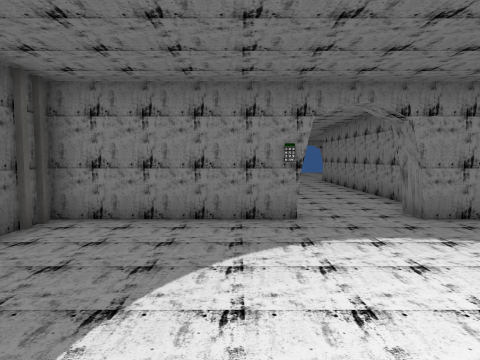
View 1 (above)

14 first-person views from a walk through a 3-D level made in the Unity game engine. The camera is 1.2 m above the floor, tilts 4° down and sees 75° across. Doors are open. The floor is counted in squares, 1 m on a side. Each view is taken from the middle of a square. On the plan, view 1 faces up. The plan holds only what a view shows up to about 13 squares ahead; the rest is blank. The place goes on beyond the plan. Some surface patterns are stand-ins.

View 2
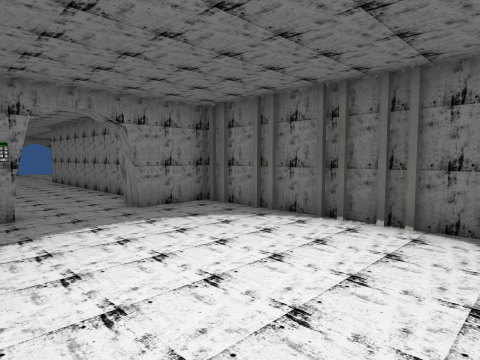

View 3
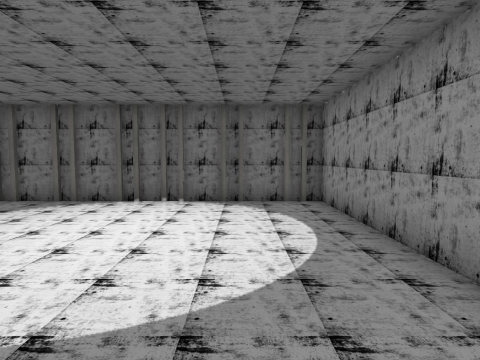

View 4
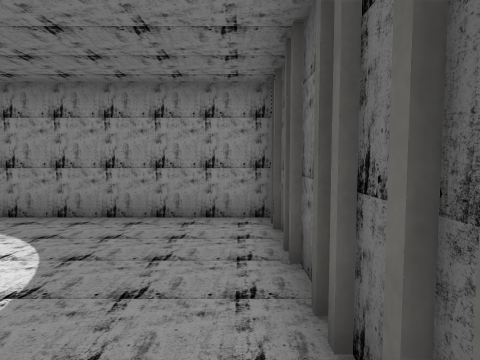

View 5
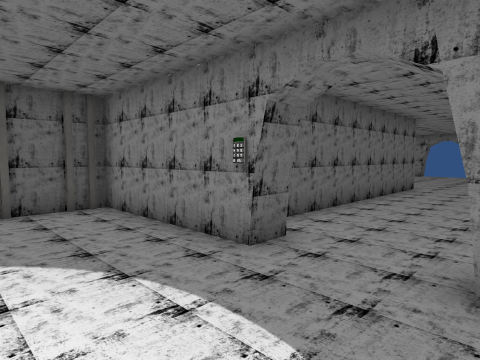

View 6
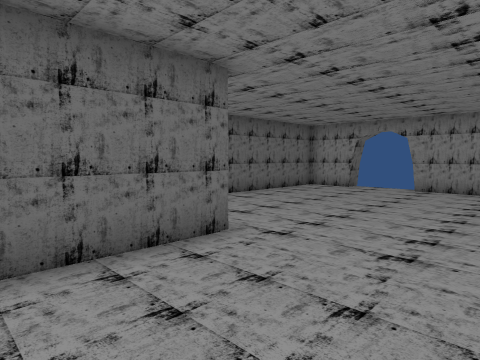

View 7
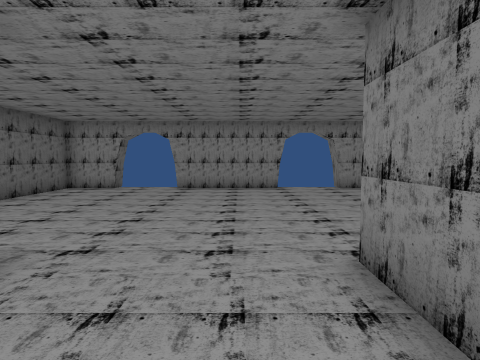

View 8
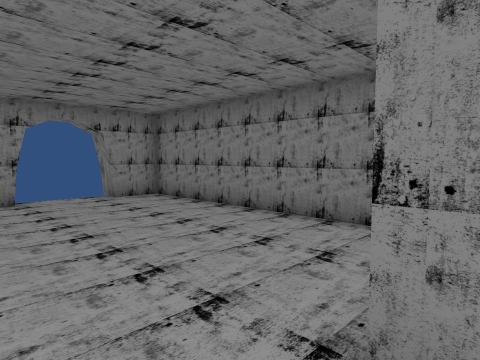

View 9
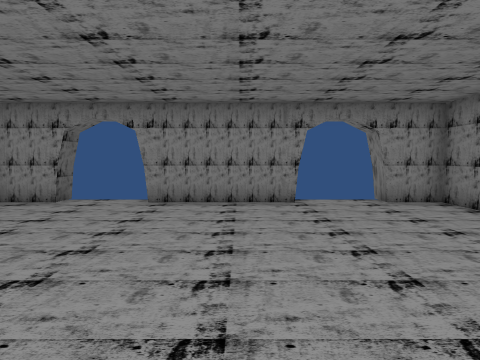

View 10
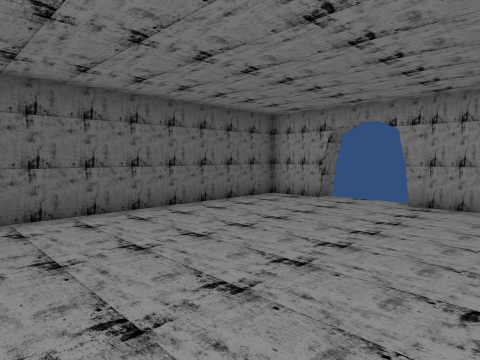

View 11
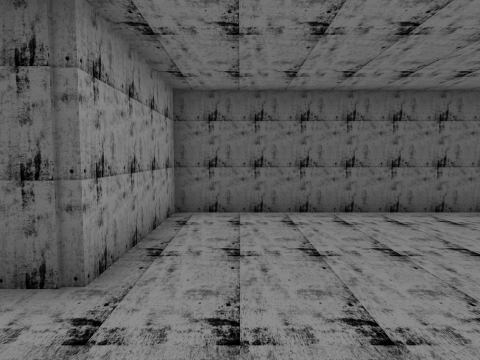

View 12
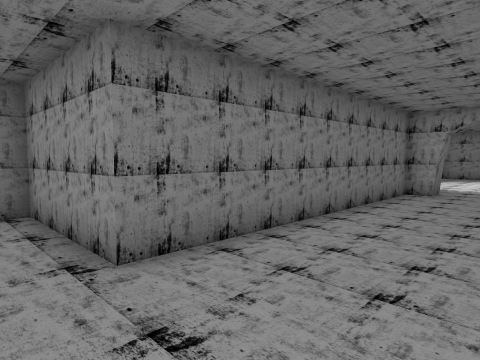

View 13
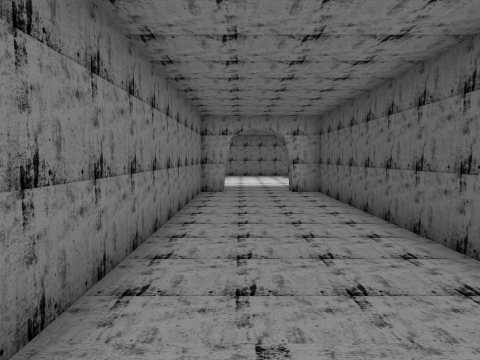

View 14
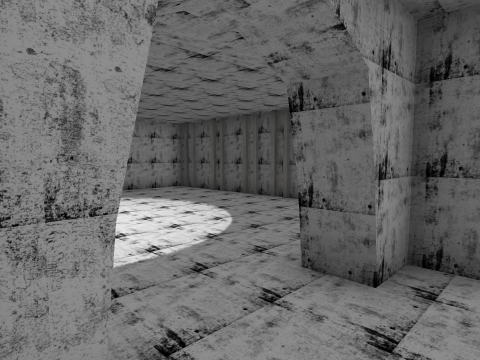

### Floor plan
Points are (right, up) in squares from view 1. A wall is a line through its corners. A room is listed if a view was taken in it or the views show most of it. See-through windows are left out.
Room 1 (views 1, 2, 3, 4, 5)
walls: (-3.8, 0.5) (-3.8, -0.5); (-3.6, 2.5) (-3.6, -2.9); (-3.8, 1.8) (-3.8, 1.1); (1.3, 6.1) (-3.8, 6.1) (-3.8, 3.9); (-3.8, -1.1) (-3.8, -2.2); (-3.6, -3.3) (5.7, -3.3) (5.7, 6.1) (3.4, 6.1); (-3.6, 5.9) (-3.6, 4)
ways out: open door at (2, 6) to room 2
Room 2 (views 6, 7, 8, 9, 10, 11, 12, 13, 14)
walls: (4.8, 25.5) (0.2, 25.5); (-1.8, 25.5) (-3.8, 25.5) (-3.8, 16.6) (0.2, 16.6) (0.2, 6.9) (1.3, 6.9) (1.3, 6.1); (1.2, 6.9) (1.2, 6.1); (3.4, 6.1) (3.4, 6.9) (4.4, 6.9) (4.4, 16.6) (8.5, 16.6) (8.5, 25.5) (6.9, 25.5); (3.6, 6) (3.6, 7)
ways out: open door at (2, 6) to room 1; open door at (-1, 26); open door at (6, 26)

Positions as (right, up) in squares from view 1, and headings:
1: (0, 0), facing up
2: (0, -1), facing up-right
3: (-3, -1), facing right
4: (-3, 3), facing down
5: (4, 3), facing up-left
6: (4, 13), facing up-left
7: (3, 13), facing up
8: (3, 16), facing up-right
9: (3, 17), facing up
10: (3, 17), facing up-left
11: (3, 18), facing left
12: (1, 18), facing down-right
13: (3, 18), facing down
14: (4, 8), facing down-left
